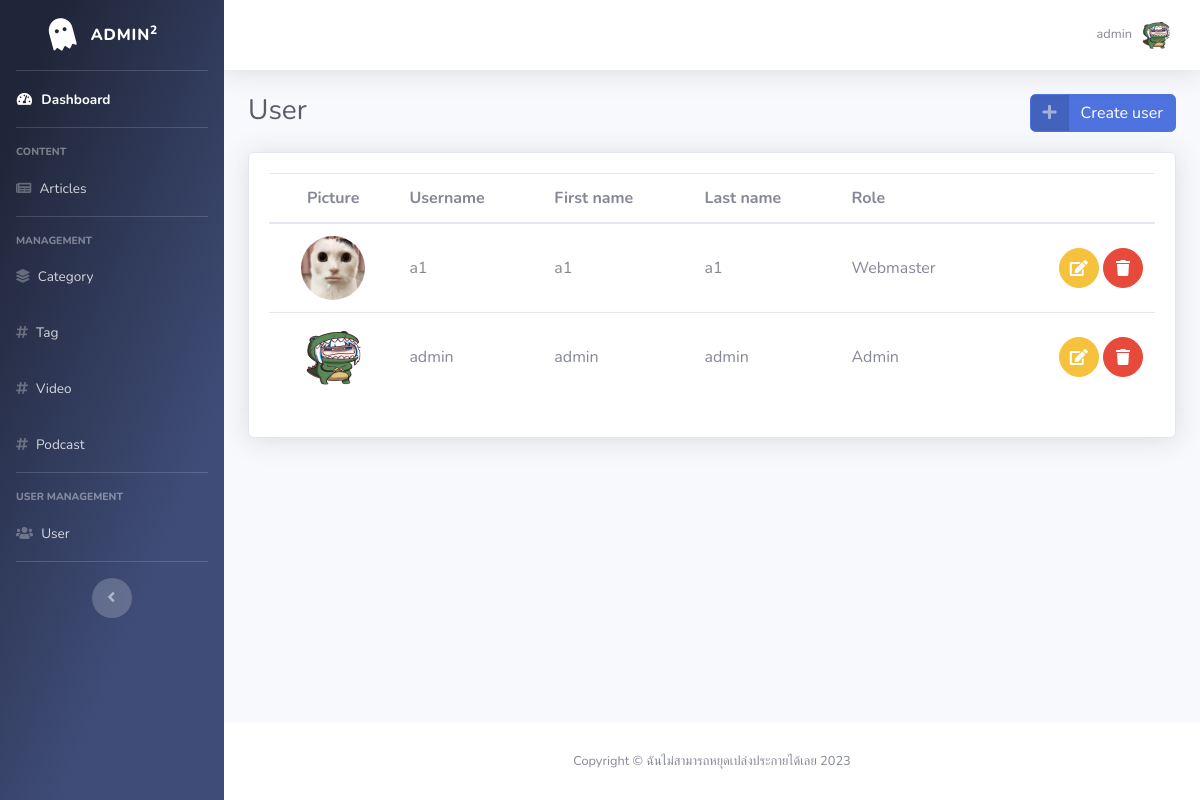
Screenshot of /backend/user.php (signed in) with the database file from the repository.
### tables this page shows
CREATE TABLE `user` (
  `id` int(11) NOT NULL,
  `role_id` int(11) NOT NULL,
  `firstname` varchar(255) NOT NULL,
  `lastname` varchar(255) NOT NULL,
  `email` varchar(255) DEFAULT NULL,
  `province` varchar(255) DEFAULT NULL,
  `username` varchar(255) NOT NULL,
  `password` varchar(255) NOT NULL,
  `image_path` varchar(255) NOT NULL
);

### backend/connect/connect.php (called while the page is built, shortened)
<?php
class connectDB
{
    private $hostName = "localhost";
    private $userName = "root";
    private $password = "";
    private $dbName = "project_news";
    function __construct()
    {
        $this->conn = new mysqli($this->hostName, $this->userName, $this->password, $this->dbName);
    }
}

### backend/functions/user-function.php (called while the page is built, shortened)
<?php
class userFunction extends connectDB
{
    public function getUserPage($limit)
    {
        $sql = "SELECT * FROM user ORDER BY id DESC $limit";
        return $this->conn->query($sql);
    }
}

### backend/user.php (the view, shortened to what this page needs)
<?php
include "connect/connect.php";
include_once('functions/user-function.php');
$userFn = new userFunction();
$userRole = $_SESSION['role'];
$page_rows = 10;
$pagenum = 1;
$limit = 'LIMIT ' . ($pagenum - 1) * $page_rows . ',' . $page_rows;
$userPage =  $userFn->getUserPage($limit);
?>
<!DOCTYPE html>
<html lang="en">
<head>
    <link href="vendor/fontawesome-free/css/all.min.css" rel="stylesheet" type="text/css">
    <link href="css/sb-admin-2.css" rel="stylesheet">
</head>
<body id="page-top">
    <div id="wrapper">
        <?php include('./components/sidebar.php') ?>
        <div id="content-wrapper" class="d-flex flex-column">
            <div id="content">
                <?php include('./components/topbar.php') ?>
                <div class="container-fluid">
                    <div class="d-flex justify-content-between">
                        <h1 class="h3 mb-4 text-gray-800">User</h1>
                        <div>
                            <?php
                            if ($userRole == '1') { ?>
                                <a href="user-create.php" class="btn btn-primary btn-icon-split">
                                    <span class="icon text-white-50">
                                        <i class="fas fa-plus"></i>
                                    </span>
                                    <span class="text">Create user</span>
                                </a>
                            <?php } ?>
                        </div>
                    </div>
                    <div class="card shadow mb-4">
                        <div class="card-body">
                            <div class="table-responsive">
                                <table class="table" id="dataTable" width="100%" cellspacing="0">
                                    <thead>
                                        <tr>
                                            <th style="text-align: center;">Picture</th>
                                            <th>Username</th>
                                            <th>First name</th>
                                            <th>Last name</th>
                                            <th>Role</th>
                                            <th></th>
                                        </tr>
                                    </thead>
                                    <tbody>
                                        <?php
                                        while ($user = $userPage->fetch_assoc()) {
                                        ?>
                                            <tr>
                                                <td style=" vertical-align: middle; text-align: center;">
                                                    <img class="img-profile rounded-circle" src="uploads/user-img/<?php echo $user['image_path']; ?>">
                                                </td>
                                                <td style="vertical-align: middle;"><?php echo $user['username'] ?></td>
                                                <td style="vertical-align: middle;"><?php echo $user['firstname'] ?></td>
                                                <td style="vertical-align: middle;"><?php echo $user['lastname'] ?></td>
                                                <td style="vertical-align: middle;"><?php if ($user['role_id'] == '1') {
                                                                                        echo 'Admin';
                                                                                    } else {
                                                                                        echo 'Webmaster';
                                                                                    } ?></td>
                                                <?php
                                                if ($userRole == '1') { ?>
                                                    <td style="vertical-align: middle; text-align: right;">
                                                        <a href="user-edit.php?id=<?php echo $user['id'] ?>" class="btn btn-warning btn-circle">
                                                            <i class="fas fa-edit"></i>
                                                        </a>
                                                        <a class="btn btn-danger btn-circle trash" href="#delModal" data-id="<?php echo $user['id'] ?>" data-img="<?php echo $user['image_path'] ?>" role="button" data-toggle="modal">
                                                            <i class="fas fa-trash"></i>
                                                        </a>
                                                    </td>
                                                <?php } ?>
                                            </tr>
                                        <?php } ?>
                                    </tbody>
                                </table>
                            </div>
                        </div>
                    </div>
                </div>
            </div>
            <footer class="sticky-footer bg-white">
                <div class="container my-auto">
                    <div class="copyright text-center my-auto">
                        <span>Copyright &copy; ฉันไม่สามารถหยุดเปล่งประกายได้เลย <?php echo date("Y"); ?></span>
                    </div>
                </div>
            </footer>
        </div>
    </div>
</body>
</html>

### rows the page displays
user: image_path (picture), username "a1", firstname "a1", lastname "a1", role_id "Webmaster"
user: image_path (picture), username "admin", firstname "admin", lastname "admin", role_id "Admin"

### other values shown
$_SESSION['username'] "admin"
